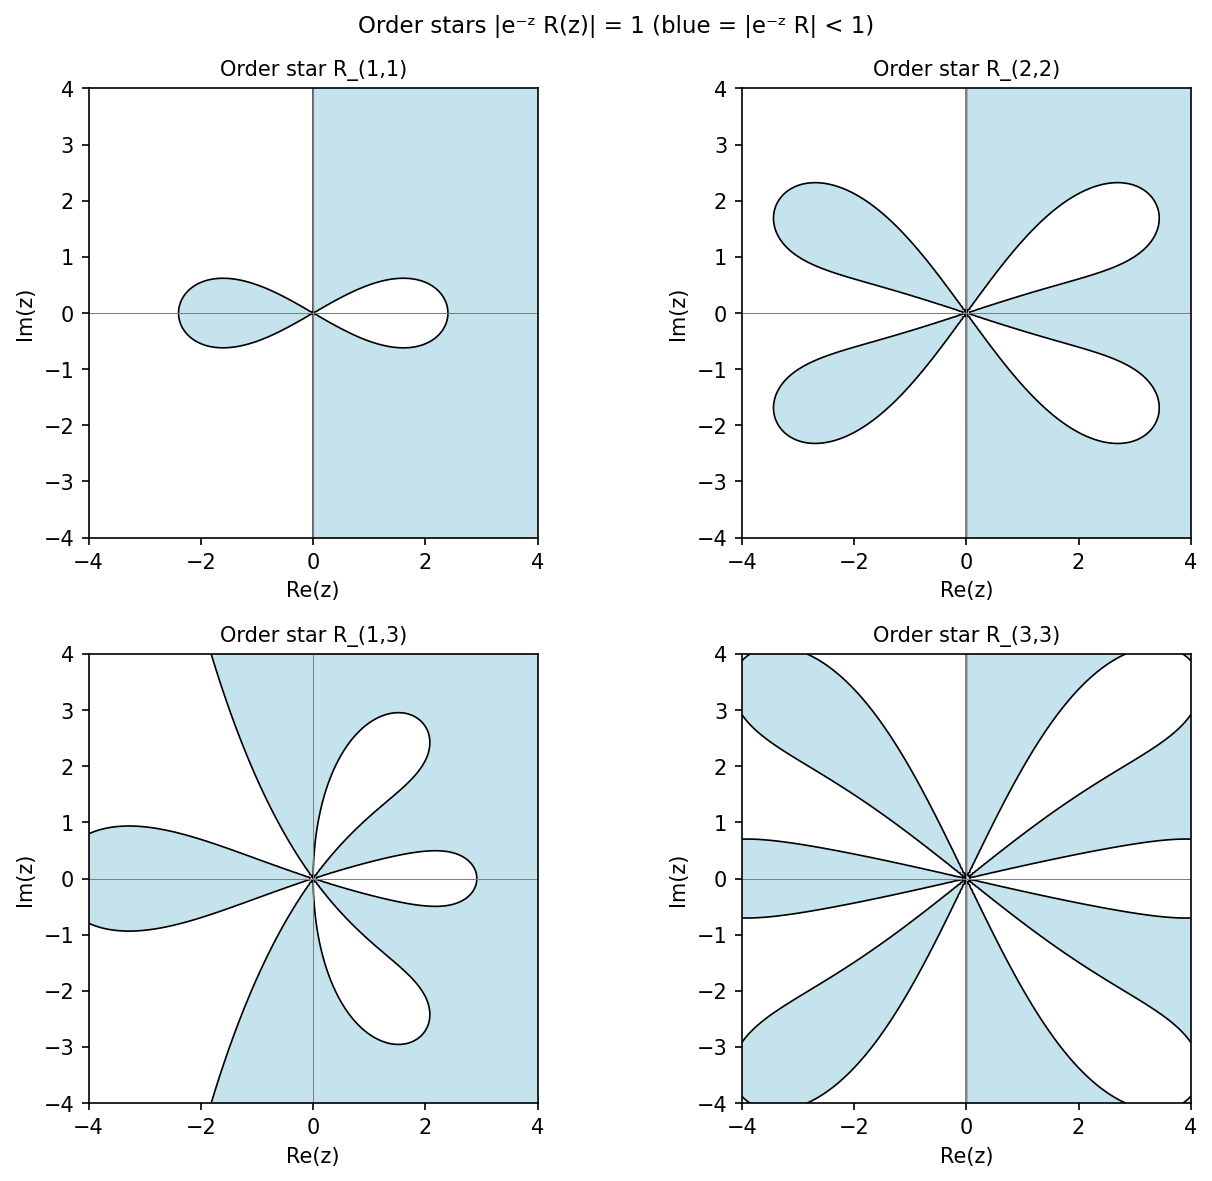

Source code (Python):
"""Order stars for Runge-Kutta methods.

Plots order stars |e^{-z} R(z)| = 1 for Pade approximants to e^z,
illustrating the theory that resolves stability of ODE methods.

Credit: Chebfun example ode-linear/OrderStars.m (Nick Trefethen, Jul 2014).
Original MATLAB Chebfun: Copyright 2017 by The University of Oxford and
The Chebfun Developers. See https://www.chebfun.org/ for Chebfun information.
"""
import os; os.environ.setdefault("XLA_PYTHON_CLIENT_PREALLOCATE", "false")

import matplotlib
matplotlib.use("Agg")
import matplotlib.pyplot as plt
import jax.numpy as jnp
import numpy as np
import sys, os
sys.path.insert(0, os.path.join(os.path.dirname(__file__), '..', '..', 'src'))

import chebfunjax as cj


def pade_approx(m, n, x):
    """Evaluate (m,n) Pade approximant to e^z at complex z values."""
    # Numerator and denominator via Pade formula
    # P_m(z) / Q_n(z) where Q_n is reverse of P_n with sign alternation
    from math import factorial, comb
    c_m = [1.0]
    P = np.zeros(m + 1, dtype=complex)
    Q = np.zeros(n + 1, dtype=complex)
    for k in range(m + 1):
        P[k] = factorial(m + n - k) * factorial(m) / (factorial(m + n) * factorial(k) * factorial(m - k))
    for k in range(n + 1):
        Q[k] = factorial(m + n - k) * factorial(n) / (factorial(m + n) * factorial(k) * factorial(n - k))
        if k % 2 == 1:
            Q[k] *= -1

    z = np.asarray(x, dtype=complex)
    Pz = sum(P[k] * z**k for k in range(m + 1))
    Qz = sum(Q[k] * z**k for k in range(n + 1))
    with np.errstate(divide='ignore', invalid='ignore'):
        result = np.where(np.abs(Qz) > 1e-15, Pz / Qz, np.nan)
    return result


def run():
    print("=" * 60)
    print("Order stars for ODE stability analysis")
    print("=" * 60)

    # Create grid in complex plane
    N_grid = 200
    x_range = np.linspace(-4, 4, N_grid)
    y_range = np.linspace(-4, 4, N_grid)
    X, Y = np.meshgrid(x_range, y_range)
    Z = X + 1j * Y

    cases = [(1, 1), (2, 2), (1, 3), (3, 3)]

    print("\nOrder stars for Pade approximants R_{m,n}(z):")
    for m, n in cases:
        R = pade_approx(m, n, Z)
        ratio = np.abs(np.exp(-Z) * R)
        order_star_region = ratio > 1.0
        n_in = int(np.sum(order_star_region))
        print(f"  R_{m},{n}: {n_in}/{N_grid**2} grid points in order star (|e^{{-z}}R|>1)")
        assert n_in > 0

    # Verify that (1,1) Pade is e^z + O(z^3)
    z_small = np.array([0.01, 0.05, 0.1])
    R11 = pade_approx(1, 1, z_small)
    ez = np.exp(z_small)
    err11 = np.max(np.abs(R11 - ez))
    print(f"\n(1,1) Pade error at small z: {err11:.2e}")
    assert err11 < 0.01  # 2nd order approximant

    # --- Plot -------------------------------------------------------
    _here = os.path.dirname(os.path.abspath(__file__))
    fig, axes = plt.subplots(2, 2, figsize=(9, 8))
    axes = axes.ravel()

    for idx, (m, n) in enumerate(cases):
        R = pade_approx(m, n, Z)
        ratio = np.abs(np.exp(-Z) * R)
        ax = axes[idx]
        ax.contourf(X, Y, ratio, levels=[0, 1], colors=['lightblue'], alpha=0.7)
        ax.contour(X, Y, ratio, levels=[1.0], colors='k', linewidths=0.8)
        ax.axhline(0, color='gray', linewidth=0.5)
        ax.axvline(0, color='gray', linewidth=0.5)
        ax.set_title(f"Order star R_({m},{n})", fontsize=10)
        ax.set_xlabel("Re(z)"); ax.set_ylabel("Im(z)")
        ax.set_aspect('equal')

    fig.suptitle("Order stars |e⁻ᶻ R(z)| = 1 (blue = |e⁻ᶻ R| < 1)", fontsize=11)
    fig.tight_layout()
    fig.savefig(os.path.join(_here, "order_stars.png"), dpi=150, bbox_inches="tight")
    plt.close(fig)

    print("\nAll assertions passed.")
    return True


if __name__ == "__main__":
    run()
